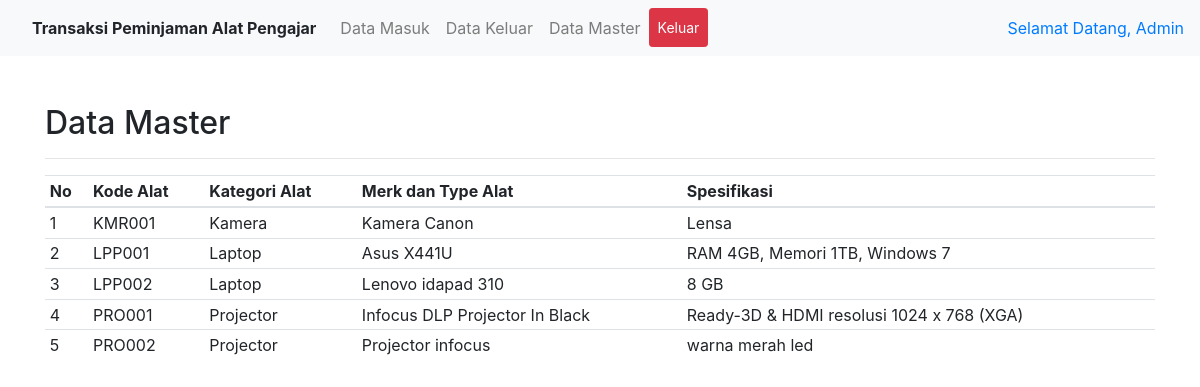
Screenshot of /kepsek/data-master.php (signed in) with the database file from the repository.
### tables this page shows
CREATE TABLE `tb_jenis` (
  `kd_jenis` varchar(20) NOT NULL,
  `kategori_barang` varchar(20) NOT NULL,
  `nama_barang` varchar(100) NOT NULL,
  `spesifikasi` text NOT NULL
);

### kepsek/includes/master.php (the view, shortened to what this page needs)
<div class="container mt-5">
  <h2>Data Master</h2>
  <hr>
  <table class="table table-sm mt-3">
    <thead>
      <tr>
        <th>No</th>
        <th>Kode Alat</th>
        <th>Kategori Alat</th>
        <th>Merk dan Type Alat</th>
        <th>Spesifikasi</th>
      </tr>
    </thead>
    <tbody>
      <?php foreach($data_master as $master): ?>
      <tr>
        <td><?= $no++;?></td>
        <td><?= $master['kd_jenis']; ?>
        <td><?= $master['kategori_barang']; ?>
        <td><?= $master['nama_barang']; ?>
        <td><?= $master['spesifikasi']; ?>
      </tr>
      <?php endforeach; ?>
    </tbody>
  </table>
</div>

### rows the page displays
tb_jenis: kd_jenis "KMR001", kategori_barang "Kamera", nama_barang "Kamera Canon", spesifikasi "Lensa"
tb_jenis: kd_jenis "LPP001", kategori_barang "Laptop", nama_barang "Asus X441U", spesifikasi "RAM 4GB, Memori 1TB, Windows 7"
tb_jenis: kd_jenis "LPP002", kategori_barang "Laptop", nama_barang "Lenovo idapad 310", spesifikasi "8 GB"
tb_jenis: kd_jenis "PRO001", kategori_barang "Projector", nama_barang "Infocus DLP Projector In Black", spesifikasi "Ready-3D & HDMI resolusi 1024 x 768 (XGA)"
tb_jenis: kd_jenis "PRO002", kategori_barang "Projector", nama_barang "Projector infocus", spesifikasi "warna merah led"

### other values shown
$_SESSION['name'] "Admin"
